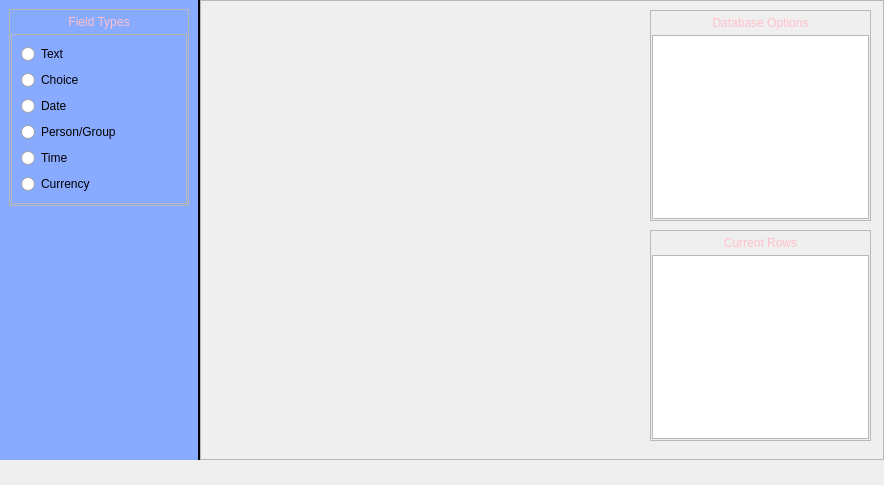
<?xml version="1.0" encoding="UTF-8"?>
<ui version="4.0">
 <class>Dialog</class>
 <widget class="QDialog" name="Dialog">
  <property name="geometry">
   <rect>
    <x>0</x>
    <y>0</y>
    <width>884</width>
    <height>485</height>
   </rect>
  </property>
  <property name="windowTitle">
   <string>Dialog</string>
  </property>
  <property name="styleSheet">
   <string notr="true">QFrame.mainFrame {
	background: white;
}

QFrame.SidebarFrame QLabel {
color: white;
font-weight: bold;
}

QFrame.SidebarInnerFrame {
background: white;
border: none;
border-top: 1px solid black;
}

#sidebarFrame {
background: #8af;
border: none;
border-right: 2px solid black;
}

QFrame.SidebarFrame {
border-top-left-radius: 10px;
border-top-right-radius: 10px;
border: 1px solid black;
background: qlineargradient(x1: 0, y1: 0, x2: 0, y2: 1,
stop: 0 #56a, stop: 0.1 #016);
}

QLabel {
	color : pink;
}</string>
  </property>
  <layout class="QHBoxLayout" name="horizontalLayout">
   <property name="spacing">
    <number>0</number>
   </property>
   <property name="leftMargin">
    <number>0</number>
   </property>
   <property name="topMargin">
    <number>0</number>
   </property>
   <property name="rightMargin">
    <number>0</number>
   </property>
   <property name="bottomMargin">
    <number>25</number>
   </property>
   <item>
    <widget class="QFrame" name="sidebarFrame">
     <property name="maximumSize">
      <size>
       <width>200</width>
       <height>16777215</height>
      </size>
     </property>
     <property name="frameShape">
      <enum>QFrame::StyledPanel</enum>
     </property>
     <property name="frameShadow">
      <enum>QFrame::Raised</enum>
     </property>
     <property name="lineWidth">
      <number>1</number>
     </property>
     <layout class="QVBoxLayout" name="verticalLayout_3">
      <item>
       <widget class="QFrame" name="frame">
        <property name="frameShape">
         <enum>QFrame::StyledPanel</enum>
        </property>
        <property name="frameShadow">
         <enum>QFrame::Raised</enum>
        </property>
        <property name="class" stdset="0">
         <string>SidebarFrame</string>
        </property>
        <layout class="QVBoxLayout" name="verticalLayout">
         <property name="spacing">
          <number>5</number>
         </property>
         <property name="leftMargin">
          <number>1</number>
         </property>
         <property name="topMargin">
          <number>5</number>
         </property>
         <property name="rightMargin">
          <number>1</number>
         </property>
         <property name="bottomMargin">
          <number>1</number>
         </property>
         <item>
          <widget class="QLabel" name="label">
           <property name="styleSheet">
            <string notr="true"/>
           </property>
           <property name="text">
            <string>&lt;html&gt;&lt;head/&gt;&lt;body&gt;&lt;p&gt;Field Types&lt;/p&gt;&lt;/body&gt;&lt;/html&gt;</string>
           </property>
           <property name="alignment">
            <set>Qt::AlignCenter</set>
           </property>
          </widget>
         </item>
         <item>
          <widget class="QFrame" name="frame_3">
           <property name="frameShape">
            <enum>QFrame::StyledPanel</enum>
           </property>
           <property name="frameShadow">
            <enum>QFrame::Raised</enum>
           </property>
           <property name="class" stdset="0">
            <string>SidebarInnerFrame</string>
           </property>
           <layout class="QVBoxLayout" name="verticalLayout_2">
            <item>
             <widget class="QRadioButton" name="radioButton">
              <property name="text">
               <string>Text</string>
              </property>
             </widget>
            </item>
            <item>
             <widget class="QRadioButton" name="radioButton_2">
              <property name="text">
               <string>Choice</string>
              </property>
             </widget>
            </item>
            <item>
             <widget class="QRadioButton" name="radioButton_3">
              <property name="text">
               <string>Date</string>
              </property>
             </widget>
            </item>
            <item>
             <widget class="QRadioButton" name="radioButton_4">
              <property name="text">
               <string>Person/Group</string>
              </property>
             </widget>
            </item>
            <item>
             <widget class="QRadioButton" name="radioButton_5">
              <property name="text">
               <string>Time</string>
              </property>
             </widget>
            </item>
            <item>
             <widget class="QRadioButton" name="radioButton_6">
              <property name="text">
               <string>Currency</string>
              </property>
             </widget>
            </item>
           </layout>
          </widget>
         </item>
        </layout>
       </widget>
      </item>
      <item>
       <spacer name="verticalSpacer_2">
        <property name="orientation">
         <enum>Qt::Vertical</enum>
        </property>
        <property name="sizeHint" stdset="0">
         <size>
          <width>20</width>
          <height>40</height>
         </size>
        </property>
       </spacer>
      </item>
     </layout>
    </widget>
   </item>
   <item>
    <widget class="QFrame" name="frame_2">
     <property name="frameShape">
      <enum>QFrame::StyledPanel</enum>
     </property>
     <property name="frameShadow">
      <enum>QFrame::Raised</enum>
     </property>
     <property name="class" stdset="0">
      <string>mainFrame</string>
     </property>
     <widget class="QFrame" name="frame_4">
      <property name="geometry">
       <rect>
        <x>450</x>
        <y>230</y>
        <width>221</width>
        <height>211</height>
       </rect>
      </property>
      <property name="frameShape">
       <enum>QFrame::StyledPanel</enum>
      </property>
      <property name="frameShadow">
       <enum>QFrame::Raised</enum>
      </property>
      <property name="class" stdset="0">
       <string>SidebarFrame</string>
      </property>
      <layout class="QVBoxLayout" name="verticalLayout_4">
       <property name="spacing">
        <number>5</number>
       </property>
       <property name="leftMargin">
        <number>1</number>
       </property>
       <property name="topMargin">
        <number>5</number>
       </property>
       <property name="rightMargin">
        <number>1</number>
       </property>
       <property name="bottomMargin">
        <number>1</number>
       </property>
       <item>
        <widget class="QLabel" name="label_2">
         <property name="text">
          <string>Current Rows</string>
         </property>
         <property name="alignment">
          <set>Qt::AlignCenter</set>
         </property>
        </widget>
       </item>
       <item>
        <widget class="QListWidget" name="listWidget"/>
       </item>
      </layout>
     </widget>
     <widget class="QFrame" name="frame_5">
      <property name="geometry">
       <rect>
        <x>450</x>
        <y>10</y>
        <width>221</width>
        <height>211</height>
       </rect>
      </property>
      <property name="frameShape">
       <enum>QFrame::StyledPanel</enum>
      </property>
      <property name="frameShadow">
       <enum>QFrame::Raised</enum>
      </property>
      <property name="class" stdset="0">
       <string>SidebarFrame</string>
      </property>
      <layout class="QVBoxLayout" name="verticalLayout_5">
       <property name="spacing">
        <number>5</number>
       </property>
       <property name="leftMargin">
        <number>1</number>
       </property>
       <property name="topMargin">
        <number>5</number>
       </property>
       <property name="rightMargin">
        <number>1</number>
       </property>
       <property name="bottomMargin">
        <number>1</number>
       </property>
       <item>
        <widget class="QLabel" name="label_3">
         <property name="text">
          <string>Database Options</string>
         </property>
         <property name="alignment">
          <set>Qt::AlignCenter</set>
         </property>
        </widget>
       </item>
       <item>
        <widget class="QListWidget" name="listWidget_2"/>
       </item>
      </layout>
     </widget>
    </widget>
   </item>
  </layout>
 </widget>
 <resources/>
 <connections/>
</ui>
